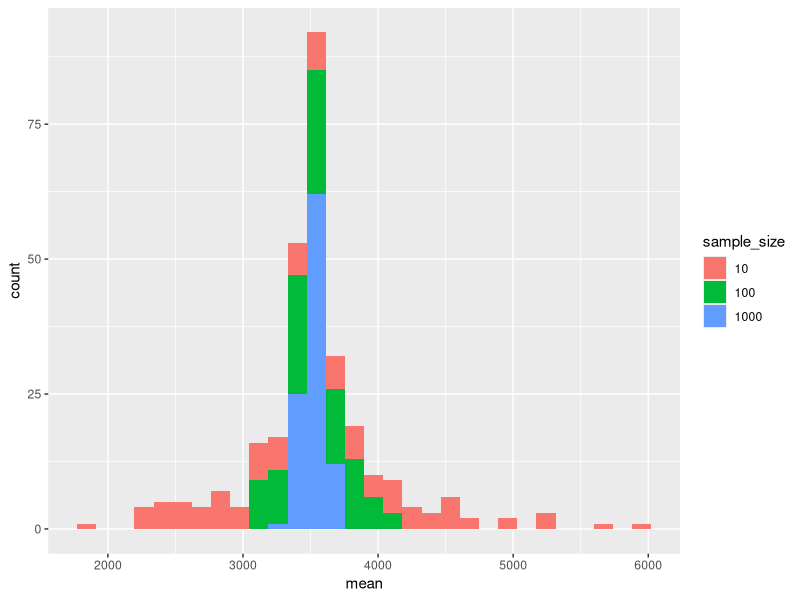
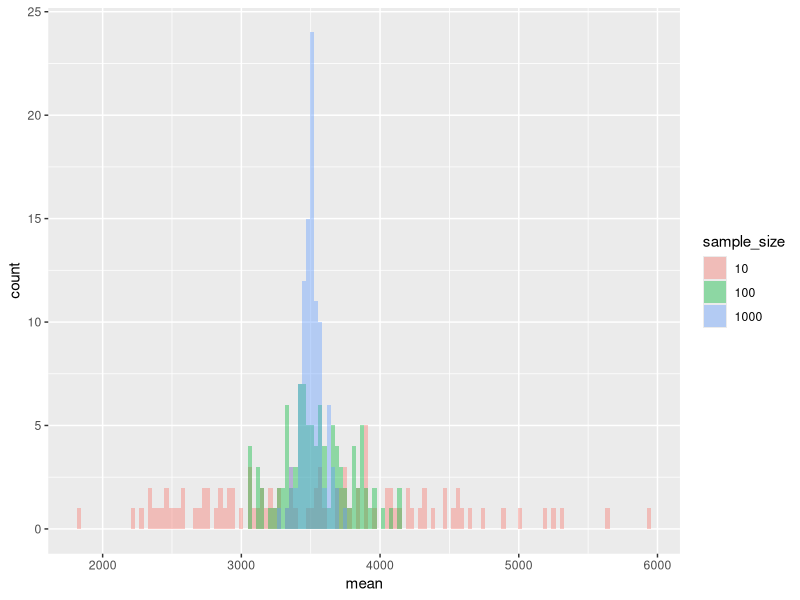
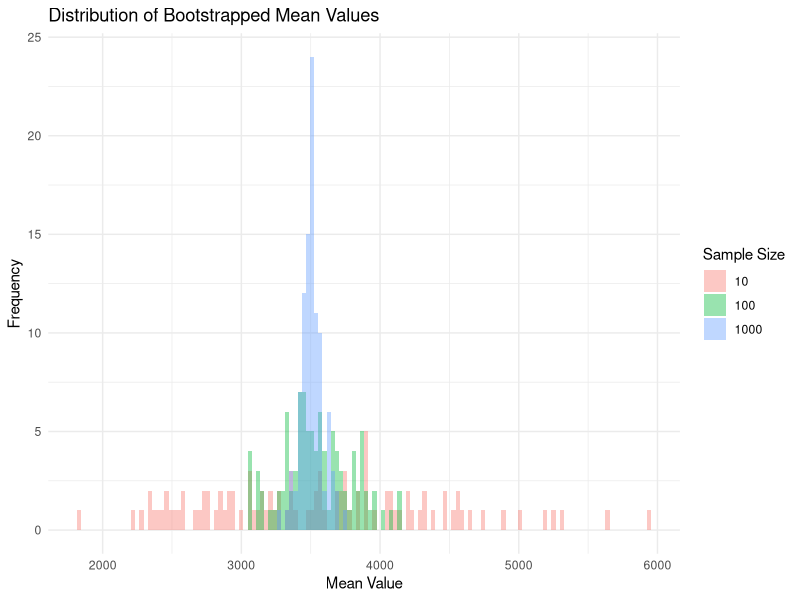

Recreate these plots in R, in order.
## ---- chunk 1
knitr::opts_chunk$set(echo=F, eval=T)
options(tinytex.verbose = TRUE)
suppressMessages(library(dplyr))
## ---- chunk 2
for (banana in 1:5) {
  print(banana)
}


## ---- chunk 3
for (i in 6:10) {
  print(i)
}
## ---- chunk 4
#First create the vector days as show above
days<-c("Mon", "Tues", "Wednes", "Thurs", "Fri", "Satur", "Sun")
#now write a for loop that adds "day" to each of the elements and print each one as you go



for (day in days){
 print(paste(day, "day", sep = ""))   
        
}


## ---- chunk 5
x <- 1
while (x <= 100) {
  print(x)
  x <- x * 2
}
## ---- chunk 6
#your code here
number <- 91
divisor <- 2
while (number %% divisor != 0) {
  divisor <- divisor + 1
}
print(divisor)


## ---- chunk 7
coin_toss<-c("heads", "tails")

sample(coin_toss, 10, replace = TRUE)


## ---- chunk 8
all_tosses <- c()

for (i in 1:10) {
  all_tosses[i] <- sample(c("Heads", "Tails"), 1)
}
## ---- chunk 9

all_tosses <- c()

for (i in 1:10) {
  all_tosses[i] <- sample(c("Heads", "Tails"), 1, prob = c(0.6, 0.4))
}


## ---- chunk 10
all_tosses <- c()

for (i in 1:100) {
  all_tosses[i] <- sample(c("Heads", "Tails"), 1)
}



all_tosses_weighted <- c()

for (i in 1:100) {
  all_tosses_weighted[i] <- sample(c("Heads", "Tails"), 1,  prob = c(0.6, 0.4))
}




toss_counts <- table(all_tosses)
print(toss_counts)


weighted_counts<-table(all_tosses_weighted)
print(weighted_counts)
## ---- chunk 11
library(readr)
library(dplyr)
human_genes <- read_csv("human_genes.csv") 
human_genes<-human_genes %>% select(name, size)

## ---- chunk 12
human_genes_summ <- human_genes %>%
  summarise(
    MeanLength = mean(size),
    MedianLength = median(size),
    SDLength = sd(size)
)
## ---- chunk 13
mean10<-mean(sample(human_genes$size, 10, replace = TRUE))
mean100<-mean(sample(human_genes$size, 100, replace = TRUE))
mean1000<-mean(sample(human_genes$size, 1000, replace = TRUE))
## ---- chunk 14
#they will just write the values they got. should be the third one

## ---- chunk 15
mean_values_10 <- numeric(100)
mean_values_100 <- numeric(100)
mean_values_1000 <- numeric(100)



## ---- chunk 16

for (i in 1:100) {
  mean_values_10[i] <- mean(sample(human_genes$size, 10, replace = TRUE))
  mean_values_100[i] <- mean(sample(human_genes$size, 100, replace = TRUE))
  mean_values_1000[i] <- mean(sample(human_genes$size, 1000, replace = TRUE))
}




## ---- chunk 17
mean_data <- data.frame(
  mean = c(mean_values_10, mean_values_100, mean_values_1000),
sample_size = factor(rep(c(10, 100, 1000), each = 100)))

## ---- chunk 18
library(ggplot2)
plot<-ggplot(mean_data, aes(x = mean, fill = sample_size)) + geom_histogram()
print(plot)



## ---- chunk 19
plot <- ggplot(mean_data, aes(x = mean, fill = sample_size)) +
  geom_histogram(position="identity", alpha=0.4, binwidth=30)
print(plot)


## ---- chunk 20
library(ggplot2)
plot<- ggplot(mean_data, aes(x = mean, fill = sample_size)) +
  geom_histogram(position="identity", alpha=0.4, binwidth=30) +
  labs(x = "Mean Value", 
       y = "Frequency", 
       title = "Distribution of Bootstrapped Mean Values",
       fill = "Sample Size") +
  theme_minimal()

print(plot)
